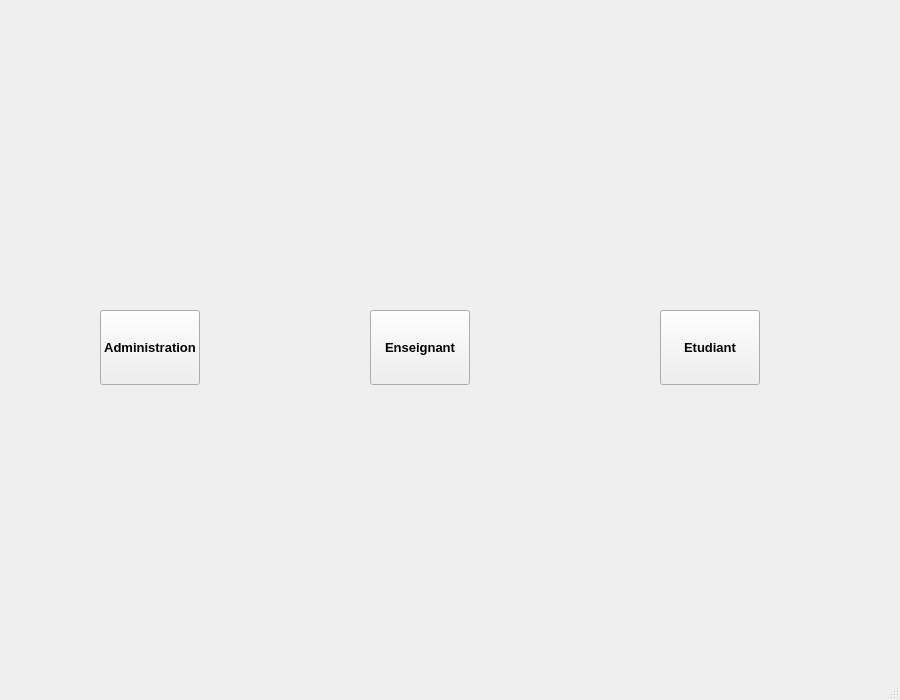
<?xml version="1.0" encoding="UTF-8"?>
<ui version="4.0">
 <class>MainWindow</class>
 <widget class="QMainWindow" name="MainWindow">
  <property name="geometry">
   <rect>
    <x>0</x>
    <y>0</y>
    <width>900</width>
    <height>700</height>
   </rect>
  </property>
  <property name="minimumSize">
   <size>
    <width>900</width>
    <height>700</height>
   </size>
  </property>
  <property name="maximumSize">
   <size>
    <width>900</width>
    <height>700</height>
   </size>
  </property>
  <property name="windowTitle">
   <string>Gestion notes</string>
  </property>
  <widget class="QWidget" name="centralwidget">
   <widget class="QPushButton" name="I_Enseignant">
    <property name="geometry">
     <rect>
      <x>370</x>
      <y>310</y>
      <width>100</width>
      <height>75</height>
     </rect>
    </property>
    <property name="minimumSize">
     <size>
      <width>100</width>
      <height>75</height>
     </size>
    </property>
    <property name="maximumSize">
     <size>
      <width>100</width>
      <height>75</height>
     </size>
    </property>
    <property name="font">
     <font>
      <pointsize>10</pointsize>
      <bold>true</bold>
     </font>
    </property>
    <property name="text">
     <string>Enseignant</string>
    </property>
   </widget>
   <widget class="QPushButton" name="I_Etudiant">
    <property name="geometry">
     <rect>
      <x>660</x>
      <y>310</y>
      <width>100</width>
      <height>75</height>
     </rect>
    </property>
    <property name="minimumSize">
     <size>
      <width>100</width>
      <height>75</height>
     </size>
    </property>
    <property name="maximumSize">
     <size>
      <width>100</width>
      <height>75</height>
     </size>
    </property>
    <property name="font">
     <font>
      <pointsize>10</pointsize>
      <bold>true</bold>
     </font>
    </property>
    <property name="text">
     <string>Etudiant</string>
    </property>
   </widget>
   <widget class="QPushButton" name="I_Administration">
    <property name="geometry">
     <rect>
      <x>100</x>
      <y>310</y>
      <width>100</width>
      <height>75</height>
     </rect>
    </property>
    <property name="minimumSize">
     <size>
      <width>100</width>
      <height>75</height>
     </size>
    </property>
    <property name="maximumSize">
     <size>
      <width>100</width>
      <height>75</height>
     </size>
    </property>
    <property name="font">
     <font>
      <pointsize>10</pointsize>
      <bold>true</bold>
     </font>
    </property>
    <property name="text">
     <string>Administration</string>
    </property>
   </widget>
   <widget class="QLabel" name="label">
    <property name="geometry">
     <rect>
      <x>-12</x>
      <y>-15</y>
      <width>900</width>
      <height>700</height>
     </rect>
    </property>
    <property name="minimumSize">
     <size>
      <width>900</width>
      <height>700</height>
     </size>
    </property>
    <property name="maximumSize">
     <size>
      <width>900</width>
      <height>700</height>
     </size>
    </property>
    <property name="text">
     <string/>
    </property>
    <property name="pixmap">
     <pixmap>../../../../../../Pictures/dark.png</pixmap>
    </property>
    <property name="scaledContents">
     <bool>true</bool>
    </property>
   </widget>
   <widget class="QLabel" name="label_2">
    <property name="geometry">
     <rect>
      <x>0</x>
      <y>0</y>
      <width>421</width>
      <height>101</height>
     </rect>
    </property>
    <property name="text">
     <string/>
    </property>
    <property name="pixmap">
     <pixmap>../../../../../../Pictures/xxx.png</pixmap>
    </property>
    <property name="scaledContents">
     <bool>true</bool>
    </property>
   </widget>
   <zorder>label</zorder>
   <zorder>I_Enseignant</zorder>
   <zorder>I_Etudiant</zorder>
   <zorder>I_Administration</zorder>
   <zorder>label_2</zorder>
  </widget>
  <widget class="QMenuBar" name="menubar">
   <property name="geometry">
    <rect>
     <x>0</x>
     <y>0</y>
     <width>900</width>
     <height>21</height>
    </rect>
   </property>
  </widget>
  <widget class="QStatusBar" name="statusbar"/>
 </widget>
 <resources/>
 <connections/>
</ui>
